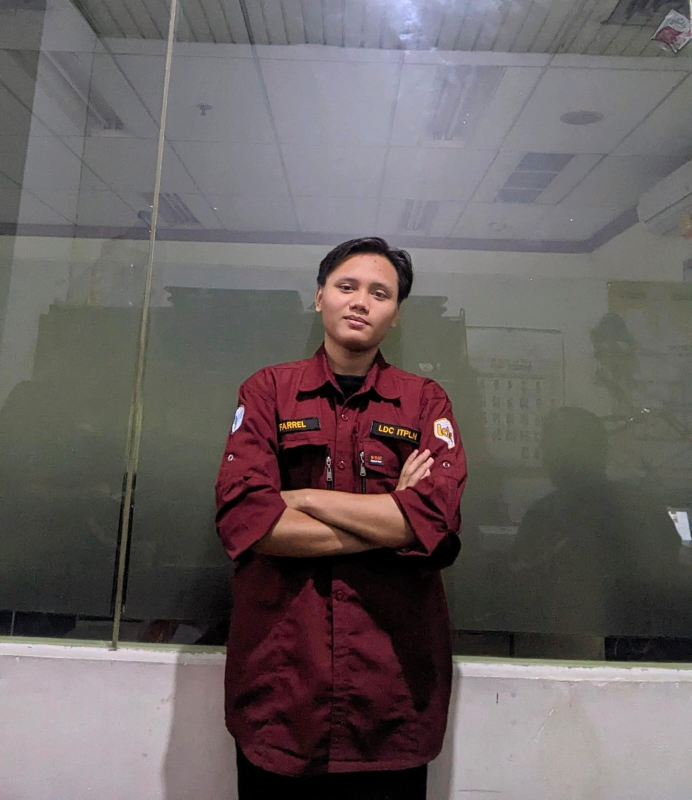
#> input picture poto.jpeg, 1383 x 1600 px (shown at 1/2 size)
$ jupyter execute PCD_UAS_202231126_2024_ITPLN.ipynb
#> lines starting #> are read from the running program, lines starting #| are printed output that depends on the picture
# Import library

[cell 1]
import cv2
import numpy as np
import matplotlib.pyplot as plt

# Panggil (import) gambar

[cell 2]
# Baca citra dari file
image = cv2.imread('poto.jpeg')
#> image is the input picture: shape (1600, 1383, 3); mean B, G, R 98.3, 97.8, 105.8
image_rgb = cv2.cvtColor(image, cv2.COLOR_BGR2RGB)

# Filter median

[cell 3]
# Filter median menggunakan OpenCV
median_filtered = cv2.medianBlur(image_rgb, 5)

# Filter rata-rata (mean) manual

[cell 4]
# Implementasi manual dari filtering rata-rata (mean)
def mean_filter(image, kernel_size=3):
    # Mencari dimensi gambar
#> called with kernel_size = 3
    rows, cols, channels = image.shape
#> rows = 1600; cols = 1383; channels = 3
    # Mendeklarasi output hasil filter
    filtered_image = np.zeros_like(image)
    # Mendeklarasi kernel
    kernel = np.ones((kernel_size, kernel_size)) / (kernel_size * kernel_size)

    # Pad the image
    pad_size = kernel_size // 2
    padded_image = np.pad(image, ((pad_size, pad_size), (pad_size, pad_size), (0, 0)), mode='constant', constant_values=0)

    # Melakukan filtering
    for i in range(rows):
        for j in range(cols):
            for k in range(channels):
                region = padded_image[i:i+kernel_size, j:j+kernel_size, k]
                filtered_image[i, j, k] = np.sum(region * kernel)

    return filtered_image

# Filter rata-rata dalam skala keabuan (grayscale)

[cell 5]
# Konversi ke grayscale
mean_filtered = mean_filter(image_rgb, kernel_size=3)
image_gray = cv2.cvtColor(image_rgb, cv2.COLOR_RGB2GRAY)
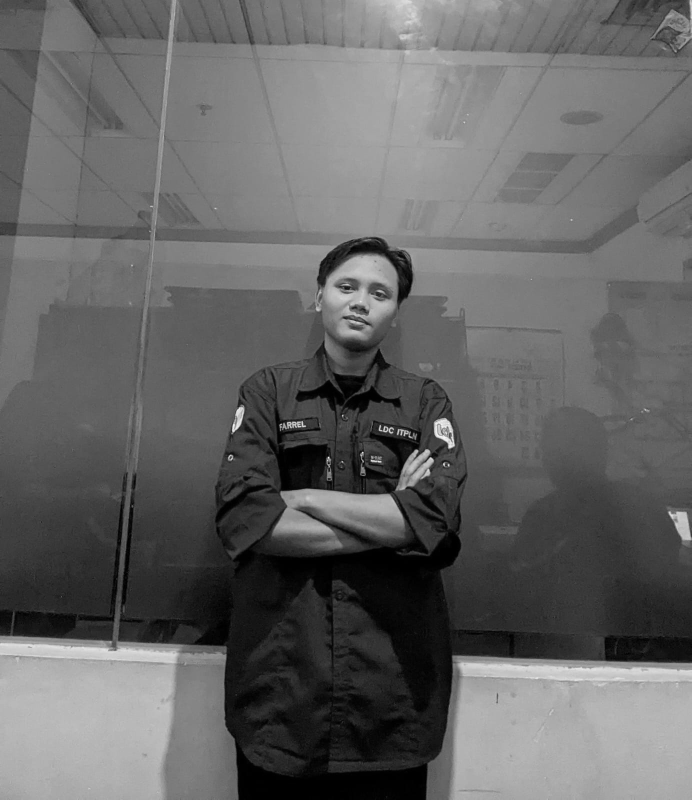
#> image_gray: shape (1600, 1383) (shown at 1/2 size); min 0, max 251, mean 100.2
mean_filtered_gray = cv2.cvtColor(mean_filtered, cv2.COLOR_RGB2GRAY)

# Menampilkan citra tergabung (sesuai soal)

[cell 6]
# Plot the original and filtered images
fig, axs = plt.subplots(2, 2, figsize=(10, 10))

# Citra Original
axs[0, 0].imshow(image_rgb, extent=[0, 1440, 0, 1600])
axs[0, 0].set_title('Citra Asli')
axs[0, 0].set_xlim(0, 1440)
axs[0, 0].set_ylim(0, 1600)

# Citra filter medi
axs[0, 1].imshow(median_filtered, extent=[0, 1440, 0, 1600])
axs[0, 1].set_title('After filter median')
axs[0, 1].set_xlim(0, 1440)
axs[0, 1].set_ylim(0, 1600)

# Original grayscale image
axs[1, 0].imshow(image_gray, cmap='gray', extent=[0, 1440, 0, 1600])
axs[1, 0].set_title('Original Image')
axs[1, 0].set_xlim(0, 1440)
axs[1, 0].set_ylim(0, 1600)

# Mean filtered grayscale image
axs[1, 1].imshow(mean_filtered_gray, cmap='gray', extent=[0, 1440, 0, 1600])
axs[1, 1].set_title('Mean Filtered Image')
axs[1, 1].set_xlim(0, 1440)
axs[1, 1].set_ylim(0, 1600)

plt.tight_layout()
plt.show()
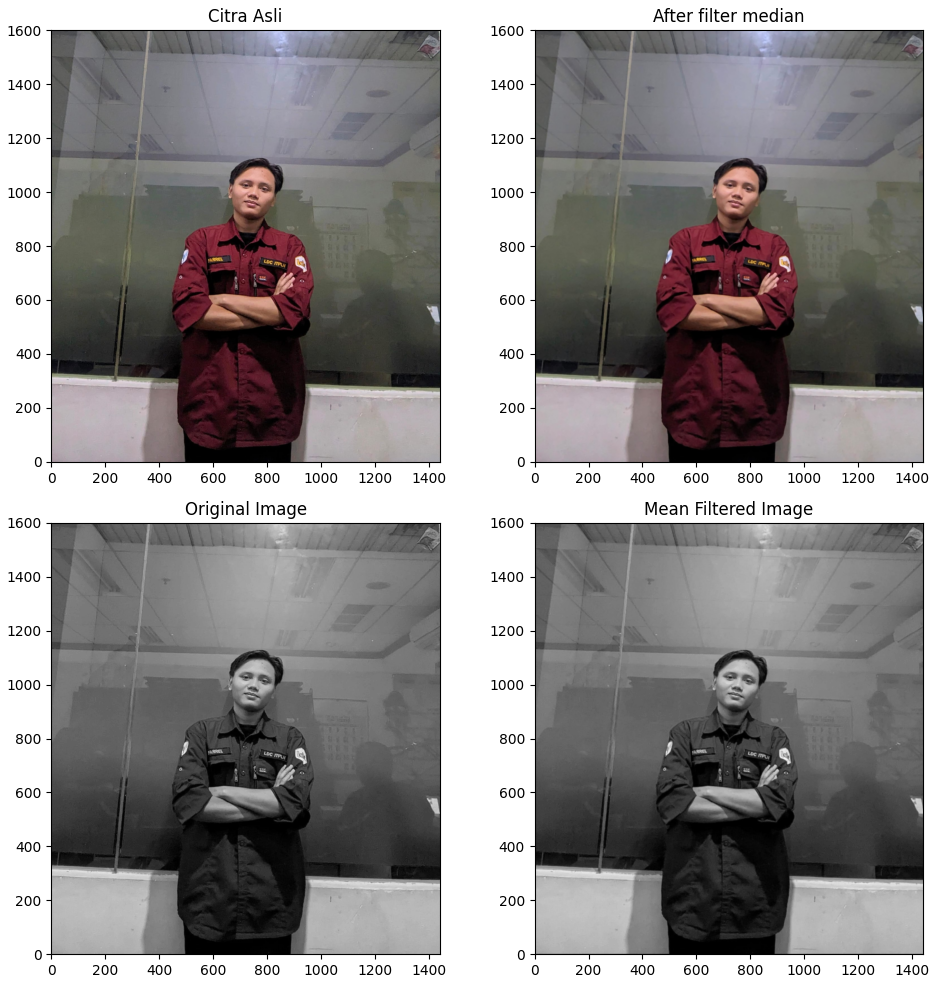
#> figure drawn by matplotlib, 4 panels
